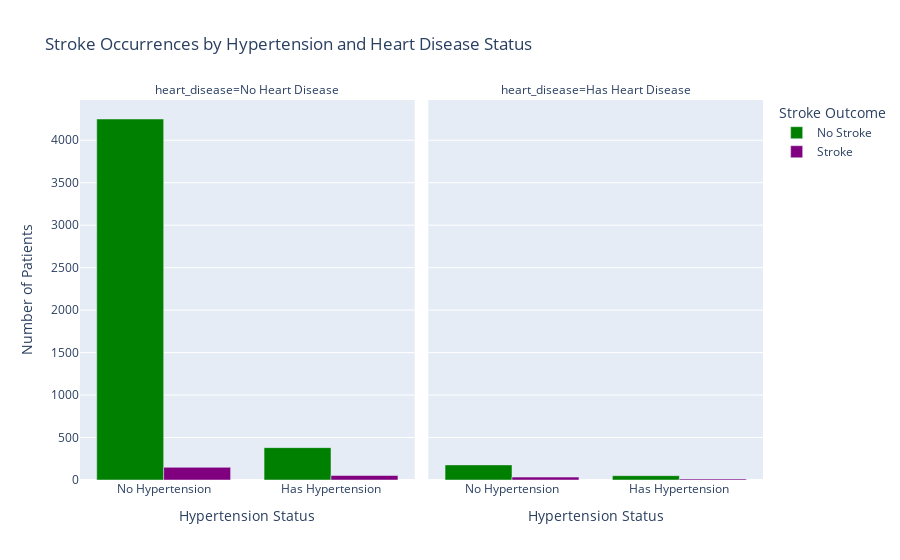

This figure's notebook cell:
### Code cell
df_risk_factors = df.groupby(['hypertension', 'heart_disease', 'stroke']).size().reset_index(name='count')
df_risk_factors['hypertension'] = df_risk_factors['hypertension'].map({0: 'No Hypertension', 1: 'Has Hypertension'})
df_risk_factors['heart_disease'] = df_risk_factors['heart_disease'].map({0: 'No Heart Disease', 1: 'Has Heart Disease'})
df_risk_factors['stroke'] = df_risk_factors['stroke'].map({0: 'No Stroke', 1: 'Stroke'})


fig_stacked_bar = px.bar(df_risk_factors,
                         x='hypertension',
                         y='count',
                         color='stroke',
                         facet_col='heart_disease',
                         barmode='group', # or 'stack' for stacked view
                         title='Stroke Occurrences by Hypertension and Heart Disease Status',
                         labels={'count': 'Number of Patients', 'hypertension': 'Hypertension Status'},
                         color_discrete_map={'No Stroke': 'green', 'Stroke': 'purple'})

fig_stacked_bar.update_layout(legend_title_text='Stroke Outcome')
fig_stacked_bar.show()

### Figure 1 — Plotly figure (JSON) as saved in the notebook; plotly's stock layout.template omitted (floating-point values rounded to 4 significant figures)
{"data": [{"alignmentgroup": "True", "hovertemplate": "stroke=No Stroke<br>heart_disease=No Heart Disease<br>Hypertension Status=%{x}<br>Number of Patients=%{y}<extra></extra>", "legendgroup": "No Stroke", "marker": {"color": "green", "pattern": {"shape": ""}}, "name": "No Stroke", "offsetgroup": "No Stroke", "orientation": "v", "showlegend": true, "textposition": "auto", "type": "bar", "x": ["No Hypertension", "Has Hypertension"], "xaxis": "x", "y": [4250, 381], "yaxis": "y"}, {"alignmentgroup": "True", "hovertemplate": "stroke=No Stroke<br>heart_disease=Has Heart Disease<br>Hypertension Status=%{x}<br>Number of Patients=%{y}<extra></extra>", "legendgroup": "No Stroke", "marker": {"color": "green", "pattern": {"shape": ""}}, "name": "No Stroke", "offsetgroup": "No Stroke", "orientation": "v", "showlegend": false, "textposition": "auto", "type": "bar", "x": ["No Hypertension", "Has Hypertension"], "xaxis": "x2", "y": [178, 51], "yaxis": "y2"}, {"alignmentgroup": "True", "hovertemplate": "stroke=Stroke<br>heart_disease=No Heart Disease<br>Hypertension Status=%{x}<br>Number of Patients=%{y}<extra></extra>", "legendgroup": "Stroke", "marker": {"color": "purple", "pattern": {"shape": ""}}, "name": "Stroke", "offsetgroup": "Stroke", "orientation": "v", "showlegend": true, "textposition": "auto", "type": "bar", "x": ["No Hypertension", "Has Hypertension"], "xaxis": "x", "y": [149, 53], "yaxis": "y"}, {"alignmentgroup": "True", "hovertemplate": "stroke=Stroke<br>heart_disease=Has Heart Disease<br>Hypertension Status=%{x}<br>Number of Patients=%{y}<extra></extra>", "legendgroup": "Stroke", "marker": {"color": "purple", "pattern": {"shape": ""}}, "name": "Stroke", "offsetgroup": "Stroke", "orientation": "v", "showlegend": false, "textposition": "auto", "type": "bar", "x": ["No Hypertension", "Has Hypertension"], "xaxis": "x2", "y": [34, 13], "yaxis": "y2"}], "layout": {"annotations": [{"font": {}, "showarrow": false, "text": "heart_disease=No Heart Disease", "x": 0.245, "xanchor": "center", "xref": "paper", "y": 1, "yanchor": "bottom", "yref": "paper"}, {"font": {}, "showarrow": false, "text": "heart_disease=Has Heart Disease", "x": 0.755, "xanchor": "center", "xref": "paper", "y": 1, "yanchor": "bottom", "yref": "paper"}], "barmode": "group", "legend": {"title": {"text": "Stroke Outcome"}, "tracegroupgap": 0}, "title": {"text": "Stroke Occurrences by Hypertension and Heart Disease Status"}, "xaxis": {"anchor": "y", "domain": [0, 0.49], "title": {"text": "Hypertension Status"}}, "xaxis2": {"anchor": "y2", "domain": [0.51, 1], "matches": "x", "title": {"text": "Hypertension Status"}}, "yaxis": {"anchor": "x", "domain": [0, 1], "title": {"text": "Number of Patients"}}, "yaxis2": {"anchor": "x2", "domain": [0, 1], "matches": "y", "showticklabels": false}}}
